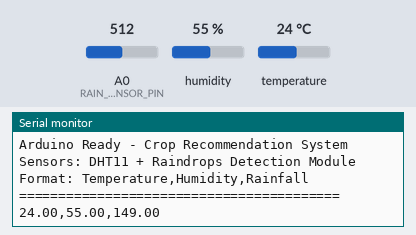
The sketch below on a simulated Arduino Uno, built with avr-gcc and run on an emulated ATmega328P. On the bench: the last lines printed to the serial monitor. The test bench sets the inputs (shaded band); at power-on: humidity 55 %, A0 (RAIN_SENSOR_PIN) = 512, temperature 24 °C.

Above: at 3.3 s.
3.4 s: humidity set to 22 %
At 6.2 s:
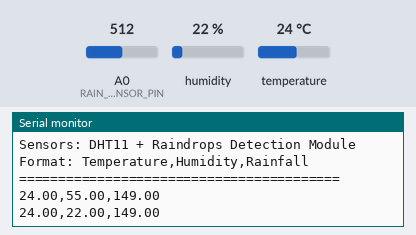
7.2 s: A0 (RAIN_SENSOR_PIN) set to 716
At 9.4 s:
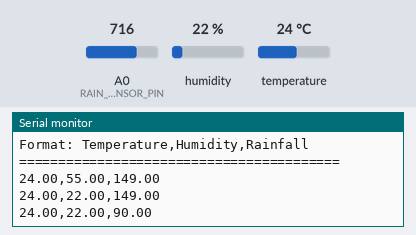
11.0 s: temperature set to 12 °C
At 12.6 s:
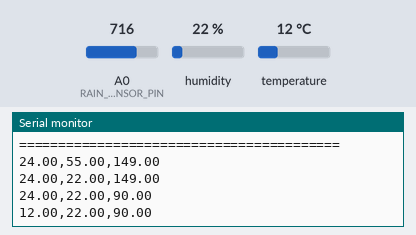
14.8 s: A0 (RAIN_SENSOR_PIN) set to 900
At 17.8 s:
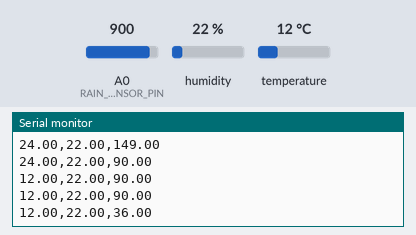
18.6 s: humidity set to 40 %
At 21.0 s:
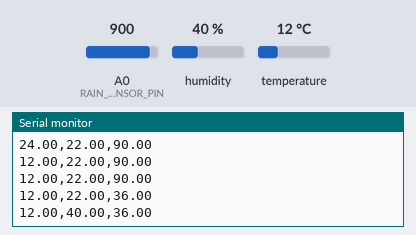
Timing chart, 0 to 22.5 s (numbered marks = the images above; inputs shaded):
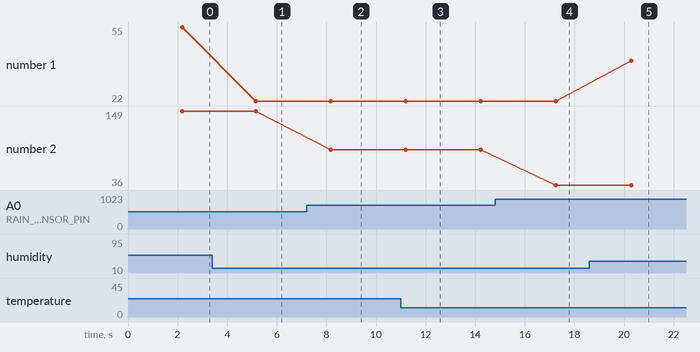

The sketch:

arduino_code.ino
```cpp
/*
 * IoT-Based Crop Recommendation System
 * Arduino Uno R3 - Sensor Data Acquisition
 *
 * Hardware:
 * - DHT11 Temperature & Humidity Sensor Module
 * - Raindrops Detection Sensor Module
 *
 * Connections:
 * DHT11:
 *   VCC  -> Arduino 5V
 *   GND  -> Arduino GND
 *   DATA -> Arduino Digital Pin 2
 *
 * Raindrops Sensor:
 *   VCC  -> Arduino 5V
 *   GND  -> Arduino GND
 *   A0   -> Arduino Analog Pin A0
 */

#include <DHT.h>

// Pin Definitions
#define DHTPIN 2          // DHT11 data pin connected to Digital Pin 2
#define DHTTYPE DHT11     // DHT sensor type
#define RAIN_SENSOR_PIN A0 // Raindrops sensor connected to Analog Pin A0

// Initialize DHT sensor
DHT dht(DHTPIN, DHTTYPE);

// Variables
float temperature = 0.0;
float humidity = 0.0;
float rainfall = 0.0;

void setup() {
  // Initialize serial communication
  Serial.begin(9600);

  // Initialize DHT sensor
  dht.begin();

  // Wait for sensor stabilization
  delay(2000);

  Serial.println("Arduino Ready - Crop Recommendation System");
  Serial.println("Sensors: DHT11 + Raindrops Detection Module");
  Serial.println("Format: Temperature,Humidity,Rainfall");
  Serial.println("=========================================");
}

void loop() {
  // Read DHT11 sensor
  temperature = dht.readTemperature();  // Read temperature in Celsius
  humidity = dht.readHumidity();        // Read humidity in percentage

  // Read Raindrops sensor
  int rainSensorValue = analogRead(RAIN_SENSOR_PIN);

  // Convert rain sensor reading to rainfall estimate (0-300mm range)
  // Rain sensor gives values from 0 (wet) to 1023 (dry)
  // We invert it: 1023 = 0mm rainfall, 0 = maximum rainfall
  rainfall = map(rainSensorValue, 1023, 0, 0, 300);

  // Constrain rainfall to 0-300mm range
  rainfall = constrain(rainfall, 0, 300);

  // Check if DHT11 readings are valid
  if (isnan(temperature) || isnan(humidity)) {
    Serial.println("ERROR: Failed to read from DHT11 sensor!");
    delay(3000);
    return;
  }

  // Send data in CSV format: Temperature,Humidity,Rainfall
  Serial.print(temperature, 2);  // 2 decimal places
  Serial.print(",");
  Serial.print(humidity, 2);
  Serial.print(",");
  Serial.println(rainfall, 2);

  // Wait 3 seconds before next reading
  delay(3000);
}
```

Measured:
- after the input at 3.4 s, the serial monitor: prints a new line after 1.8 s (image 1)
- after the input at 7.2 s, the serial monitor: prints a new line after 0.98 s (image 2)
- after the input at 11.0 s, the serial monitor: prints a new line after 0.21 s (image 3)
- after the input at 14.8 s, the serial monitor: prints a new line after 2.5 s (image 4)
- after the input at 18.6 s, the serial monitor: prints a new line after 1.7 s (image 5)
- plotted number 1: 55 → 22 after the input at 3.4 s, 22 → 40 after the input at 18.6 s
- plotted number 2: 149 → 90 after the input at 7.2 s, 90 → 36 after the input at 14.8 s
